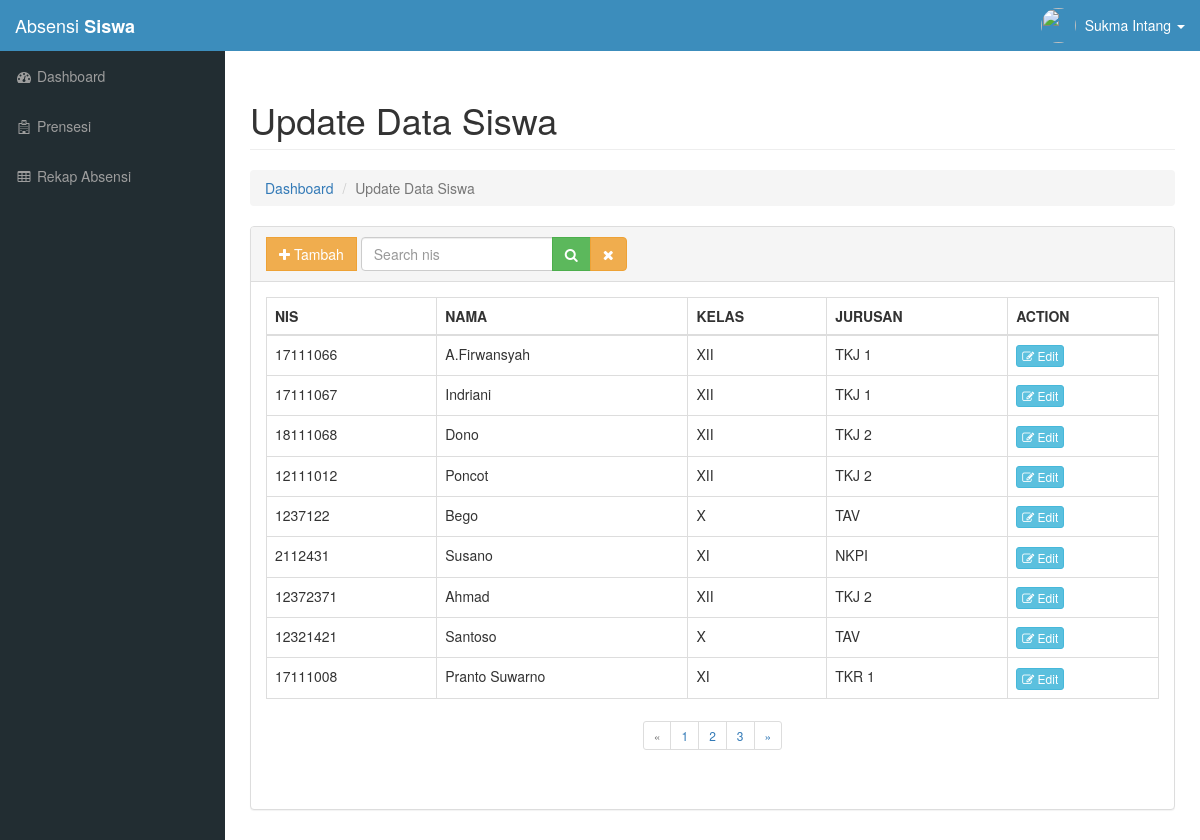
Before: /wali/update-data.php (signed in) with the older database file.
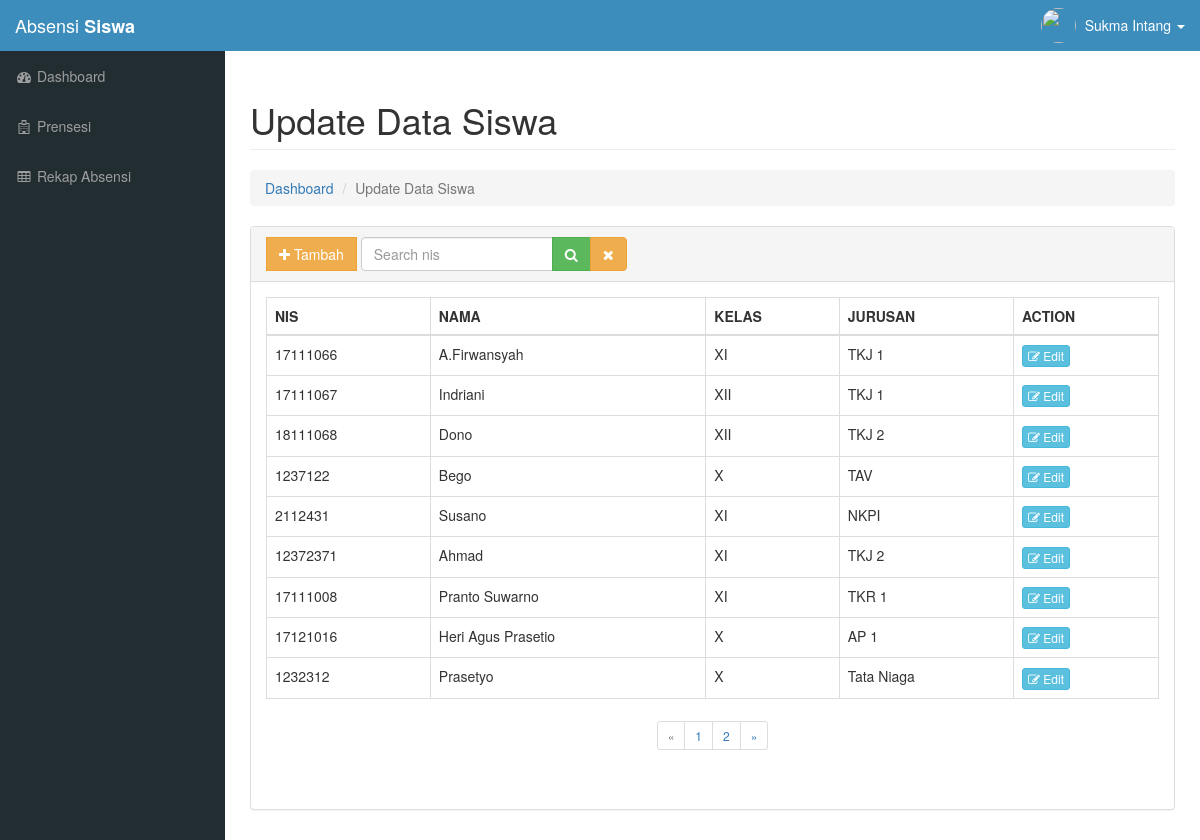
After: the same page with the newer database file.
### tables this page shows
CREATE TABLE `siswa` (
  `id_siswa` int(11) NOT NULL,
  `nis` int(20) NOT NULL,
  `nama` varchar(40) NOT NULL,
  `jenis_kelamin` varchar(20) NOT NULL,
  `alamat` varchar(50) NOT NULL,
  `tanggal_lahir` varchar(30) NOT NULL,
  `kelas` varchar(10) NOT NULL,
  `jurusan` varchar(30) NOT NULL,
  `semester` varchar(50) NOT NULL
);

### functions/Library.php (called while the page is built, shortened)
<?php
  class Library{
    public function __construct(){
      $this->db = new PDO('mysql:host=localhost;dbname=absensiSiswa;','root','root');
    }
    public function presensi(){
      $sql    = "SELECT * FROM siswa";
      $query  = $this->db->query($sql);
      return $query;
    }
    public function dataSiswa($start,$perPage){
      $sql   = "SELECT * FROM siswa LIMIT $start , $perPage";
      $query = $this->db->query($sql);
      return $query;
    }
}
 ?>

### wali/update-data.php (the view, shortened to what this page needs)
<?php
require_once "../template/header.php";
$perPage = 9;
$page = isset($_GET["page"]) ? (int)$_GET["page"] : 1;
$start = ($page > 1) ? ($page * $perPage) - $perPage : 0;
$siswa = $objectSiswa->dataSiswa($start,$perPage);
$siswa1 = $objectSiswa->presensi();
while($row = $siswa1->fetch(PDO::FETCH_OBJ)){
  $datSis[] = $row;
}
$total = count($datSis);
$pages = ceil($total / $perPage );
?>
<div class="row">
    <div class="col-lg-12">
        <h1 class="page-header">Update Data Siswa</h1>
        <ol class="breadcrumb">
            <li><a href="index.php">Dashboard</a></li>
            <li class="active">Update Data Siswa</li>
        </ol>
    </div>
</div>
<div class="row">
  <div class="col-md-12">
    <div class="panel panel-default">
      <div class="panel-heading">
        <form class="form" action="" method="post">
          <div class="btn-group">
            <a href="tambah.php" class="btn btn-warning buton-presensi"><span class="fa fa-plus"></span> Tambah</a>
          </div>
          <div class="btn-group">
              <input type="text" class="form-control" name="keyword" placeholder="Search nis">
          </div>
          <div class="btn-group cari-box">
            <button type="submit" class="btn btn-success buton-presensi" name="search"><span class="fa fa-search"></span></button>
            <button type="submit" class="btn btn-warning" name="reset"><span class="fa fa-times"></span></button>
          </div>
        </form>
      </div>
      <div class="panel-body">
        <div class="table table-responsive">
          <table class="table table-bordered">
            <thead>
              <tr>
                <th>NIS</th>
                <th>NAMA</th>
                <th>KELAS</th>
                <th>JURUSAN</th>
                <th>ACTION</th>
              </tr>
            </thead>
            <tbody>
              <?php
              while($data = $siswa->fetch(PDO::FETCH_OBJ)){
                echo "
                <tr>
                  <td>$data->nis</td>
                  <td>$data->nama</td>
                  <td>$data->kelas</td>
                  <td>$data->jurusan</td>
                  <td>
                    <button id='$data->id_siswa' class='btn btn-info btn-xs' data-toggle='modal' data-target='#myModal$data->id_siswa'><i class='fa fa-edit'></i> Edit</button>
                    <div class='modal fade' id='myModal$data->id_siswa' tabindex='-1' role='dialog' aria-labelledby='myModalLabel' aria-hidden='true'>
                                <input type='hidden' class='form-control' name='id_siswa' value='$data->id_siswa'>
                                <td><input type='text' class='form-control' name='nis' value='$data->nis'></td>
                                <td><input type='text' class='form-control' name='nama' value='$data->nama'></td>
                                <td><input type='text' class='form-control' name='kelas' value='$data->kelas'></td>
                                <td><input type='text' class='form-control' name='jurusan' value='$data->jurusan'></td>
                                <td><input type='text' class='form-control' name='semester' value='$data->semester'></td>
                    </div>
                  </td>
                </tr>
                ";
              }
               ?>
            </tbody>
          </table>
      <div class="pagination-siswa text-center">
        <ul class="pagination pagination-sm">
          <?php if($page <= 1){ ?>
            <li class="previous disabled"><a href="">&laquo;</a></li>
          <?php } ?>
            <?php for($i=1; $i<=$pages; $i++){ ?>
                <li><a href="?page=<?= $i; ?>"><?= $i; ?></a></li>
            <?php } ?>
          <?php if($page < $pages){ ?>
            <li><a href="?page=<?= $page + 1; ?>">&raquo;</a></li>
          <?php } ?>
        </ul>
      </div>
    </div>
  </div>
</div>
</div>
</div>
<?php require_once "../template/footer.php" ?>

Changed rows visible on the page:
removed siswa: nis "12111012", nama "Poncot", kelas "XII", jurusan "TKJ 2"
removed siswa: nis "12321421", nama "Santoso", kelas "X", jurusan "TAV"
changed siswa "A.Firwansyah": kelas "XII" → "XI"
changed siswa "Ahmad": kelas "XII" → "XI"
now on this page (row edited): siswa: nis "17121016", nama "Heri Agus Prasetio", kelas "X", jurusan "AP 1"
now on this page (row edited): siswa: nis "1232312", nama "Prasetyo", kelas "X", jurusan "Tata Niaga"
Other visible differences:
list line gone: "3"
